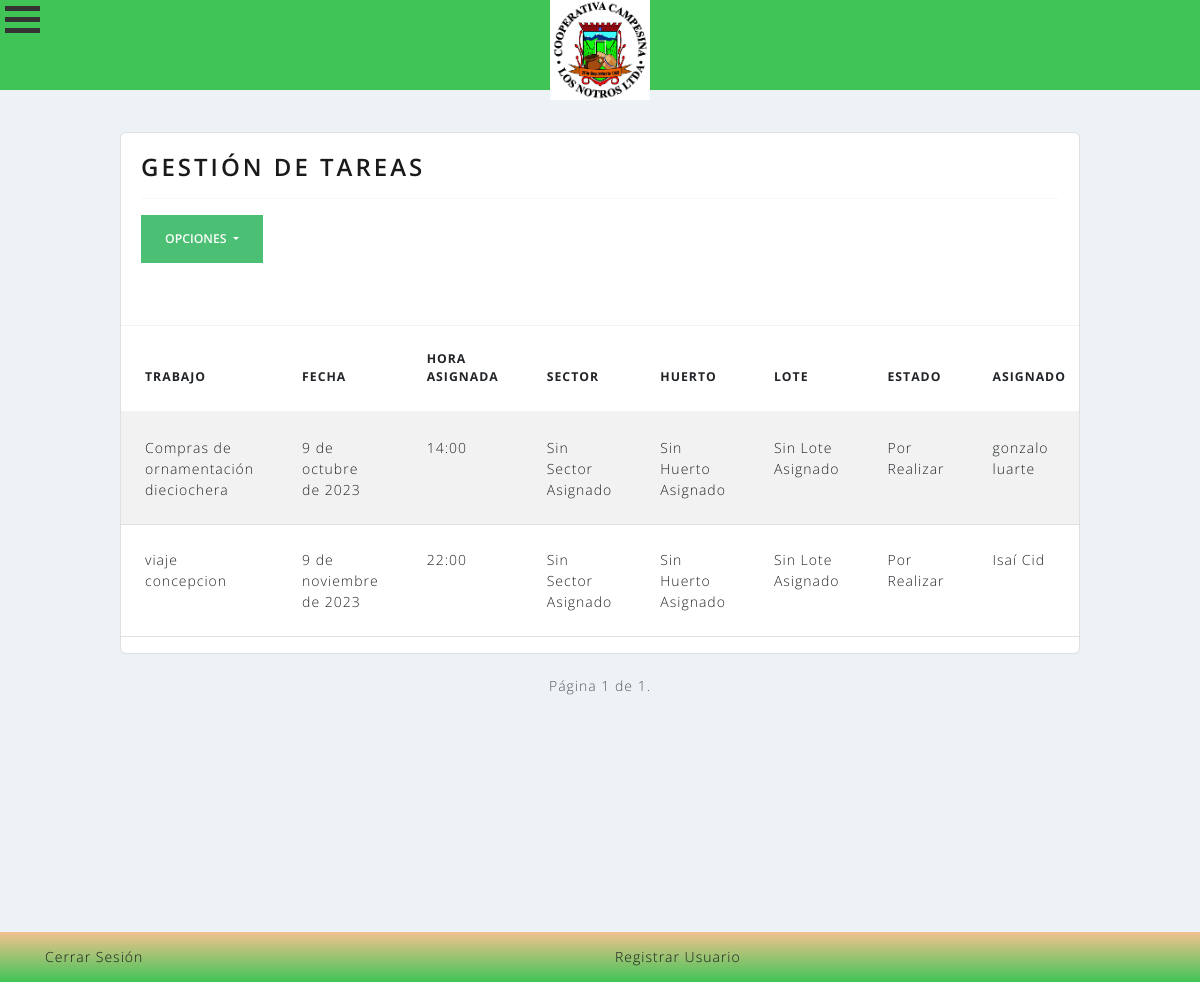
Page /gestiondetareas/ on the committed database.
### agrosmartiotweb/models.py (models this page shows, shortened)
class Procesos(models.Model):
    trabajo = models.CharField(max_length=50, null=True, blank=True)
    fecha = models.DateField(default=datetime.date.today)
    sector = models.ForeignKey(Sector, on_delete=models.CASCADE, max_length=50, null=True, default="sin especificar",blank=True)
    huerto = models.ForeignKey(Huerto, on_delete=models.CASCADE, max_length=50, null=True, default="sin especificar",blank=True)
    lote= models.ForeignKey(Lote, on_delete=models.CASCADE, max_length=50, null=True, default="sin especificar",blank=True)
    ESTADO_CHOICES = (
        ('Por Realizar', 'Por Realizar'),
        ('En Proceso', 'En Proceso'),
        ('Terminado', 'Terminado'),
    )
    estado = models.CharField(max_length=15, choices=ESTADO_CHOICES, default='Por Realizar', editable=True)
    asignado = models.ForeignKey(Trabajador, on_delete=models.CASCADE, max_length=50, null=True)
    hora_asignada = models.TimeField(null=True)
    hora_creacion = models.TimeField(default=datetime.datetime.now().time(),editable=False)
    presupuesto = models.DecimalField(max_digits=10, decimal_places=2, null=True, blank=True)
    observacion = models.CharField(max_length=100, null=True, blank=True)

class Trabajador(models.Model):
    nombre = models.CharField(max_length=50, null=True)
    rut = models.CharField(max_length=12, null=True, validators=[validate_rut])
    TIPO_CONTRATO_CHOICES = (
        ('Indefinido', 'Indefinido'),
        ('Plazo fijo', 'Plazo fijo'),
        ('Honorario', 'Honorario'),
        ('Sin Contraro', 'Sin Contrato'),
    )
    fecha_ingreso = models.DateField(default=datetime.date.today)
    fecha_termino_contrato = models.DateField(blank=True, null=True)
    tipo_contraro = models.CharField(max_length=15, choices=TIPO_CONTRATO_CHOICES,default="Plazo fijo", editable=True)
    cobro = models.IntegerField(max_length=10,blank=True,null=True)
    trabajo_a_realizar = models.CharField(max_length=50)
    def __str__(self):
        return self.nombre
    class Meta:
        ordering = ['-fecha_ingreso',]

### agrosmartiotweb/views.py (the view)
# urls.py: path('gestiondetareas/', views.ProcesoList, name = "gestiondetareas"),
def ProcesoList(request):
    context = { }
    filtered_proceso = ProcesoFilter(
        request.GET,
        queryset=Procesos.objects.all()
    )
    context['filtered_proceso'] = filtered_proceso
    paginated_filtered_proceso = Paginator(filtered_proceso.qs,8)
    page_number = request.GET.get('page')
    proceso_page_obj = paginated_filtered_proceso.get_page(page_number)
    context['proceso_page_obj'] = proceso_page_obj
    return render(request, 'agrosmart/gestiondetareas.html', context=context)

### agrosmartiotweb/templates/agrosmart/gestiondetareas.html (shortened to what this page needs)
{% extends 'agrosmart/base.html' %}
{% block contenido %}
{% load static %}
{% load agrosmartiotweb %}
{% load humanize %}
<div class="tareas">
  <br>
  <br>
  <div class="card">
    <div class="card-body">
      <h3> Gestión de Tareas </h3>
      <hr>
      <td>
        <div class="btn-group justify-content-end">
          <button type="button" class="btn btn-success dropdown-toggle" data-bs-toggle="dropdown" aria-expanded="false">
            Opciones
          </button>
          <br>
        </div>
        </div>
        <br>
      <div>
        <table class="table table-striped table-hover table-responsive" style="overflow-x: auto;">
          <thead>
            <tr>
              <th>TRABAJO</th>
              <th>FECHA</th>
              <th>HORA ASIGNADA</th>
              <th>SECTOR</th>
              <th>HUERTO</th>
              <th>LOTE</th>
              <th>ESTADO</th>
              <th>ASIGNADO</th>
            </tr>
          </thead>
          <tbody>
            {% for p in proceso_page_obj %}
            <tr>
              <td>{{ p.trabajo }}</td>
              <td>{{ p.fecha }}</td>
              <td>{{ p.hora_asignada }}</td>
              <td>
                {% if p.sector %}
                {{ p.sector}}
                {% else %}
                Sin Sector Asignado
                {% endif %}
              </td>
              <td>
                {% if p.huerto %}
                {{ p.huerto}}
                {% else %}
                Sin Huerto Asignado
                {% endif %}
              </td>
              <td>
                {% if p.lote%}
                {{ p.lote}}
                {% else %}
                Sin Lote Asignado
                {% endif %}
              </td>
              <td>{{ p.estado }}</td>
              <td>{{ p.asignado }}</td>
            </tr>
            {% endfor %}
          </tbody>
        </table>
      </div>
    </div>
  </div>
  <br>
  <div class="d-flex justify-content-center" class="pagination ">
    <span class="step-links">
      <span class="current">
        Página {{ proceso_page_obj.number }} de {{ proceso_page_obj.paginator.num_pages }}.
      </span>
    </span>
  </div>
</div>
{% endblock %}

### agrosmartiotweb/static/app/css/estilos2.css (style rules this page uses)
* { margin:0; padding:0; }
body { background:#FFFFFA; }

### agrosmartiotweb/static/app/css/estilos.css (style rules this page uses)
* { margin: 0; padding: 0; }
body { background-color: #EDF2F7; font-family: 'Open Sans', sans-serif; }

### rows in the picture
Procesos: trabajo "Compras de ornamentación dieciochera", fecha "9 de octubre de 2023", hora_asignada "14:00", shows "Sin Sector Asignado", shows "Sin Huerto Asignado", shows "Sin Lote Asignado", estado "Por Realizar", asignado "gonzalo luarte"
Procesos: trabajo "viaje concepcion", fecha "9 de noviembre de 2023", hora_asignada "22:00", shows "Sin Sector Asignado", shows "Sin Huerto Asignado", shows "Sin Lote Asignado", estado "Por Realizar", asignado "Isaí Cid"

### other values in the picture
{{ proceso_page_obj.number }} "1"
{{ proceso_page_obj.paginator.num_pages }} "1"
